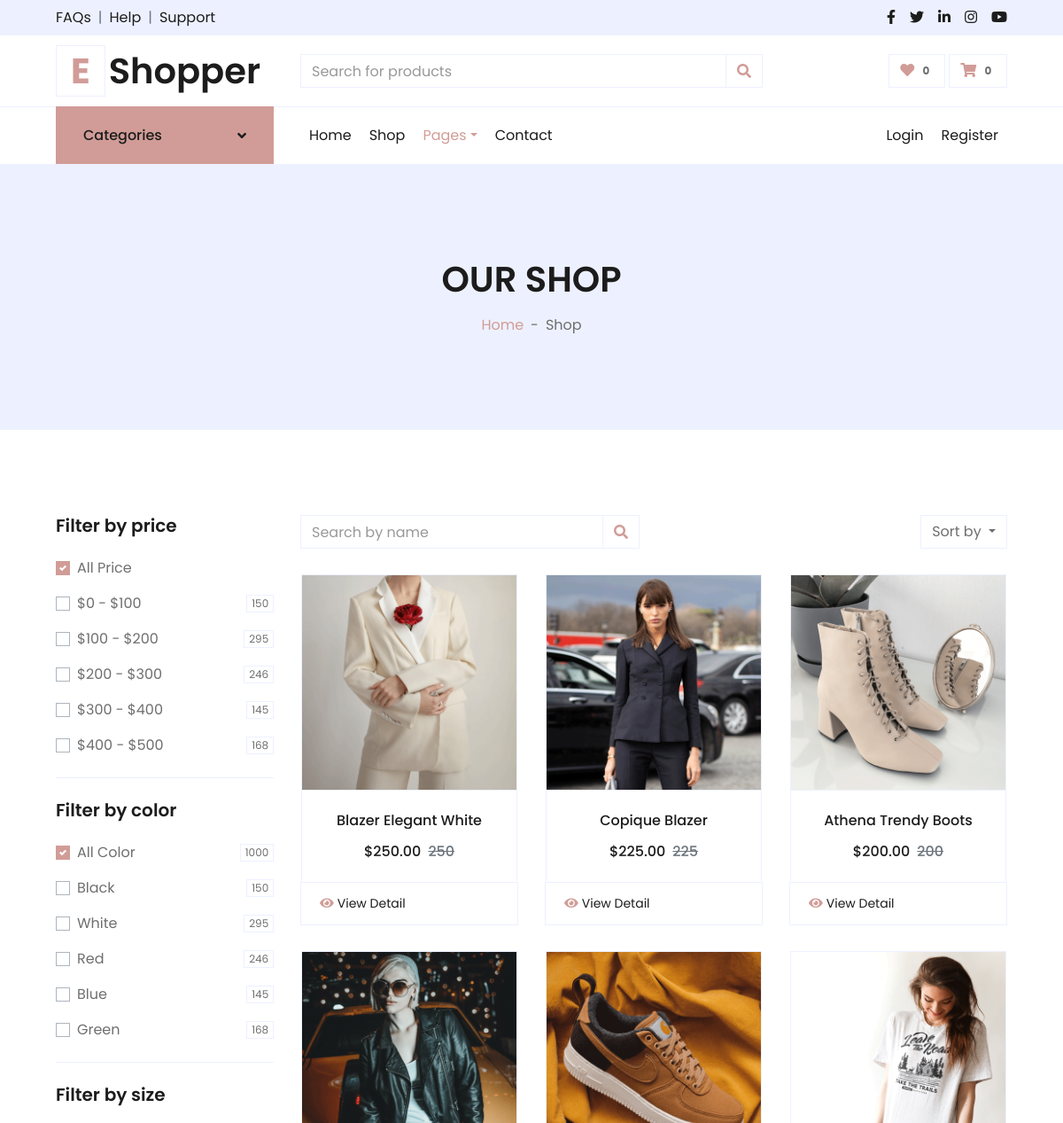
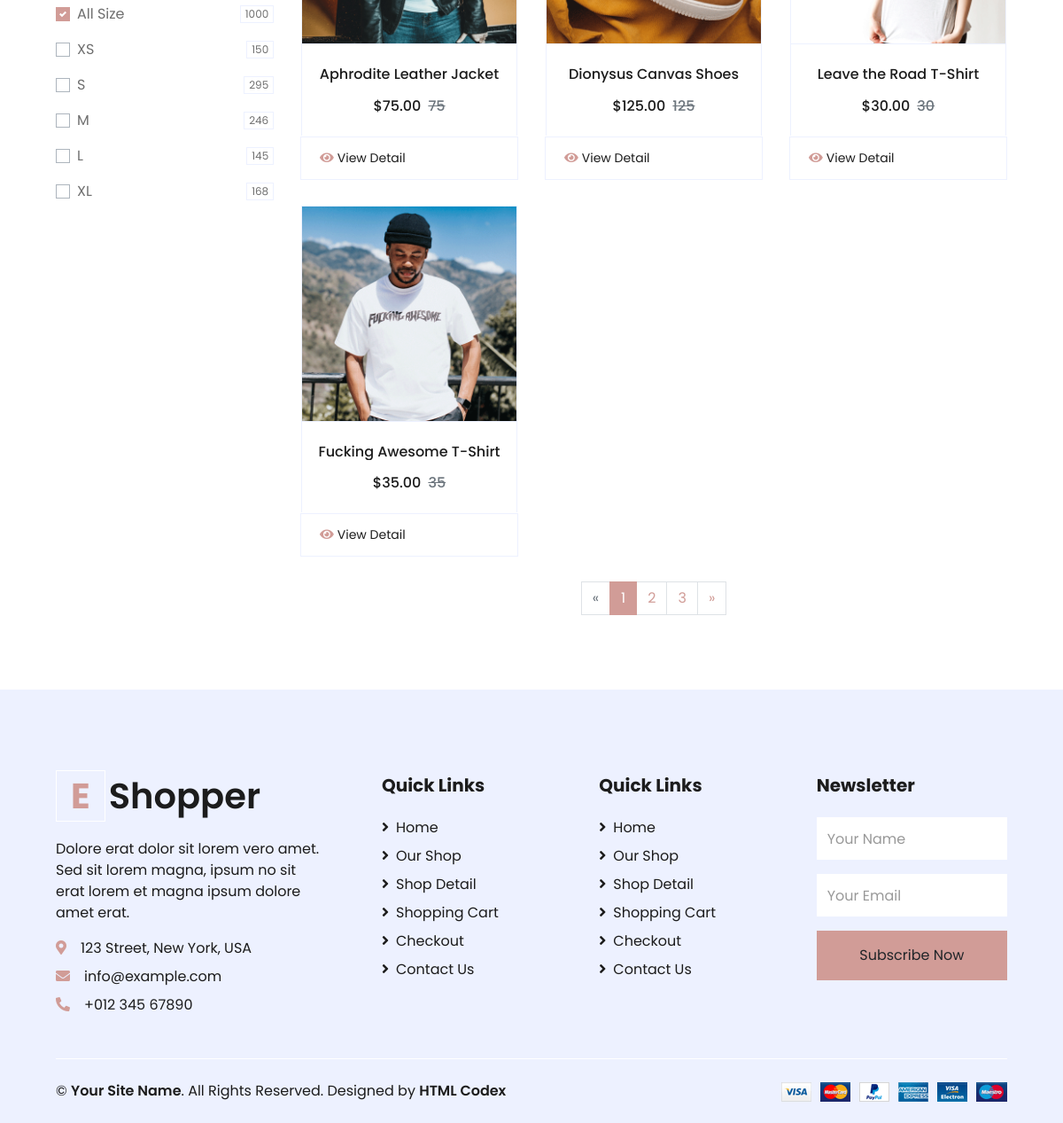
The app's page /products/womens-dresses with its own data (2 pictures, top to bottom).
### online_shop/models.py (models this page shows, shortened)
class Product(models.Model):
    product_code = models.CharField(max_length=10)
    product_name = models.CharField(max_length=50)
    price = models.IntegerField()
    product_desc_short = models.TextField()
    product_desc_long = models.TextField()
    product_information = models.TextField()
    product_photo = models.ImageField(upload_to='product_photo', blank=True)
    categories = models.ManyToManyField(Category)
    trendy = models.BooleanField(default=False)
    new_product = models.BooleanField(default=False)

### online_shop/views.py (the view, shortened to what this page needs)
# urls.py: path('products', views.ProductsView.as_view()),
class ProductsView(View):
    def get(self, request, slug='all'):
        product = retrieve_products(slug)
        return render(request, 'online_shop/shop.html', {
            'products': product,
        })

### online_shop/context_processors.py (called while the page is built)
def check_user_logged_in(request):
    is_logged_in = request.user.is_authenticated
    return {'user_logged_in': is_logged_in}

### online_shop/views.py (called while the page is built)
def retrieve_products(slug:str) -> Product:
    if slug == 'all':
        product = Product.objects.all()
    else:
        try:
            product = Category.objects.get(slug=slug).product_set.all()
        except:
            product = []
    return product

### online_shop/templates/online_shop/shop.html (shortened to what this page needs)
{% extends 'base.html' %}
    {% block navbar %}
        {% include 'online_shop/navbar.html' %}
    {% endblock navbar %}
    {% block content %}
    <div class="container-fluid bg-secondary mb-5">
        <div class="d-flex flex-column align-items-center justify-content-center" style="min-height: 300px">
            <h1 class="font-weight-semi-bold text-uppercase mb-3">Our Shop</h1>
            <div class="d-inline-flex">
                <p class="m-0"><a href="">Home</a></p>
                <p class="m-0 px-2">-</p>
                <p class="m-0">Shop</p>
            </div>
        </div>
    </div>
    <div class="container-fluid pt-5">
        <div class="row px-xl-5">
            <div class="col-lg-3 col-md-12">
                <div class="border-bottom mb-4 pb-4">
                    <h5 class="font-weight-semi-bold mb-4">Filter by price</h5>
                    <form id="price-filter-form">
                        <div class="custom-control custom-checkbox d-flex align-items-center justify-content-between mb-3">
                            <label class="custom-control-label" for="price-all">All Price</label>
                        </div>
                        <div class="custom-control custom-checkbox d-flex align-items-center justify-content-between mb-3">
                            <label class="custom-control-label" for="price-1">$0 - $100</label>
                            <span class="badge border font-weight-normal">150</span>
                        </div>
                        <div class="custom-control custom-checkbox d-flex align-items-center justify-content-between mb-3">
                            <label class="custom-control-label" for="price-2">$100 - $200</label>
                            <span class="badge border font-weight-normal">295</span>
                        </div>
                        <div class="custom-control custom-checkbox d-flex align-items-center justify-content-between mb-3">
                            <label class="custom-control-label" for="price-3">$200 - $300</label>
                            <span class="badge border font-weight-normal">246</span>
                        </div>
                        <div class="custom-control custom-checkbox d-flex align-items-center justify-content-between mb-3">
                            <label class="custom-control-label" for="price-4">$300 - $400</label>
                            <span class="badge border font-weight-normal">145</span>
                        </div>
                        <div class="custom-control custom-checkbox d-flex align-items-center justify-content-between">
                            <label class="custom-control-label" for="price-5">$400 - $500</label>
                            <span class="badge border font-weight-normal">168</span>
                        </div>
                    </form>
                </div>
                <div class="border-bottom mb-4 pb-4">
                    <h5 class="font-weight-semi-bold mb-4">Filter by color</h5>
                    <form>
                        <div class="custom-control custom-checkbox d-flex align-items-center justify-content-between mb-3">
                            <label class="custom-control-label" for="price-all">All Color</label>
                            <span class="badge border font-weight-normal">1000</span>
                        </div>
                        <div class="custom-control custom-checkbox d-flex align-items-center justify-content-between mb-3">
                            <label class="custom-control-label" for="color-1">Black</label>
                            <span class="badge border font-weight-normal">150</span>
                        </div>
                        <div class="custom-control custom-checkbox d-flex align-items-center justify-content-between mb-3">
                            <label class="custom-control-label" for="color-2">White</label>
                            <span class="badge border font-weight-normal">295</span>
                        </div>
                        <div class="custom-control custom-checkbox d-flex align-items-center justify-content-between mb-3">
                            <label class="custom-control-label" for="color-3">Red</label>
                            <span class="badge border font-weight-normal">246</span>
                        </div>
                        <div class="custom-control custom-checkbox d-flex align-items-center justify-content-between mb-3">
                            <label class="custom-control-label" for="color-4">Blue</label>
                            <span class="badge border font-weight-normal">145</span>
                        </div>
                        <div class="custom-control custom-checkbox d-flex align-items-center justify-content-between">
                            <label class="custom-control-label" for="color-5">Green</label>
                            <span class="badge border font-weight-normal">168</span>
                        </div>
                    </form>
                </div>
                <div class="mb-5">
                    <h5 class="font-weight-semi-bold mb-4">Filter by size</h5>
                    <form>
                        <div class="custom-control custom-checkbox d-flex align-items-center justify-content-between mb-3">
                            <label class="custom-control-label" for="size-all">All Size</label>
                            <span class="badge border font-weight-normal">1000</span>
                        </div>
                        <div class="custom-control custom-checkbox d-flex align-items-center justify-content-between mb-3">
                            <label class="custom-control-label" for="size-1">XS</label>
                            <span class="badge border font-weight-normal">150</span>
                        </div>
                        <div class="custom-control custom-checkbox d-flex align-items-center justify-content-between mb-3">
                            <label class="custom-control-label" for="size-2">S</label>
                            <span class="badge border font-weight-normal">295</span>
                        </div>
                        <div class="custom-control custom-checkbox d-flex align-items-center justify-content-between mb-3">
                            <label class="custom-control-label" for="size-3">M</label>
                            <span class="badge border font-weight-normal">246</span>
                        </div>
                        <div class="custom-control custom-checkbox d-flex align-items-center justify-content-between mb-3">
                            <label class="custom-control-label" for="size-4">L</label>
                            <span class="badge border font-weight-normal">145</span>
                        </div>
                        <div class="custom-control custom-checkbox d-flex align-items-center justify-content-between">
                            <label class="custom-control-label" for="size-5">XL</label>
                            <span class="badge border font-weight-normal">168</span>
                        </div>
                    </form>
                </div>
            </div>
            <div class="col-lg-9 col-md-12" id="products-container">
                {% if products %}
                <div class="row pb-3">
                    <div class="col-12 pb-1">
                        <div class="d-flex align-items-center justify-content-between mb-4">
                            <form action="">
                                <div class="input-group">
                                    <input type="text" class="form-control" placeholder="Search by name">
                                    <div class="input-group-append">
                                        <span class="input-group-text bg-transparent text-primary">
                                            <i class="fa fa-search"></i>
                                        </span>
                                    </div>
                                </div>
                            </form>
                            <div class="dropdown ml-4">
                                <button class="btn border dropdown-toggle" type="button" id="triggerId" data-toggle="dropdown" aria-haspopup="true"
                                        aria-expanded="false">
                                            Sort by
                                        </button>
                            </div>
                        </div>
                    </div>
                        {% for product in products %}
                        <div class="col-lg-4 col-md-6 col-sm-12 pb-1">
                            {% include 'online_shop/product_card.html' %}
                        </div>
                        {% endfor %}
                    <div class="col-12 pb-1">
                        <nav aria-label="Page navigation">
                          <ul class="pagination justify-content-center mb-3">
                            <li class="page-item disabled">
                              <a class="page-link" href="#" aria-label="Previous">
                                <span aria-hidden="true">&laquo;</span>
                              </a>
                            </li>
                            <li class="page-item active"><a class="page-link" href="#">1</a></li>
                            <li class="page-item"><a class="page-link" href="#">2</a></li>
                            <li class="page-item"><a class="page-link" href="#">3</a></li>
                            <li class="page-item">
                              <a class="page-link" href="#" aria-label="Next">
                                <span aria-hidden="true">&raquo;</span>
                              </a>
                            </li>
                          </ul>
                        </nav>
                    </div>
                </div>
                {% else %}
                    {% include 'online_shop/no_products.html' %}
                {% endif %}
            </div>
        </div>
    </div>
    {% endblock content %}

### online_shop/templates/online_shop/product_card.html (shortened to what this page needs)
{% load static %}
<div class="card product-item border-0 mb-4">
    <a href="{% url 'product-detail' product.id %}" class="btn btn-sm text-dark p-0">
        <div class="card-header product-img position-relative overflow-hidden bg-transparent border p-0">
            <img class="img-fluid w-100" src="{{product.product_photo.url}}" alt="{{product.product_name}}">
        </div>
        <div class="card-body border-left border-right text-center p-0 pt-4 pb-3">
            <h6 class="text-truncate mb-3">{{product.product_name}}</h6>
            <div class="d-flex justify-content-center">
                <h6>${{product.price}}.00</h6><h6 class="text-muted ml-2"><del>{{product.price}}</del></h6>
            </div>
        </div>
    </a>
    <div class="card-footer d-flex justify-content-between bg-light border">
        <a href="{% url 'product-detail' product.id %}" class="btn btn-sm text-dark p-0"><i class="fas fa-eye text-primary mr-1"></i>View Detail</a>
    </div>
</div>

### records on screen
Product: product_photo (picture), product_name "Blazer Elegant White", price "250"
Product: product_photo (picture), product_name "Copique Blazer", price "225"
Product: product_photo (picture), product_name "Athena Trendy Boots", price "200"
Product: product_photo (picture), product_name "Aphrodite Leather Jacket", price "75"
Product: product_photo (picture), product_name "Dionysus Canvas Shoes", price "125"
Product: product_photo (picture), product_name "Leave the Road T-Shirt", price "30"
Product: product_photo (picture), product_name "Fucking Awesome T-Shirt", price "35"
